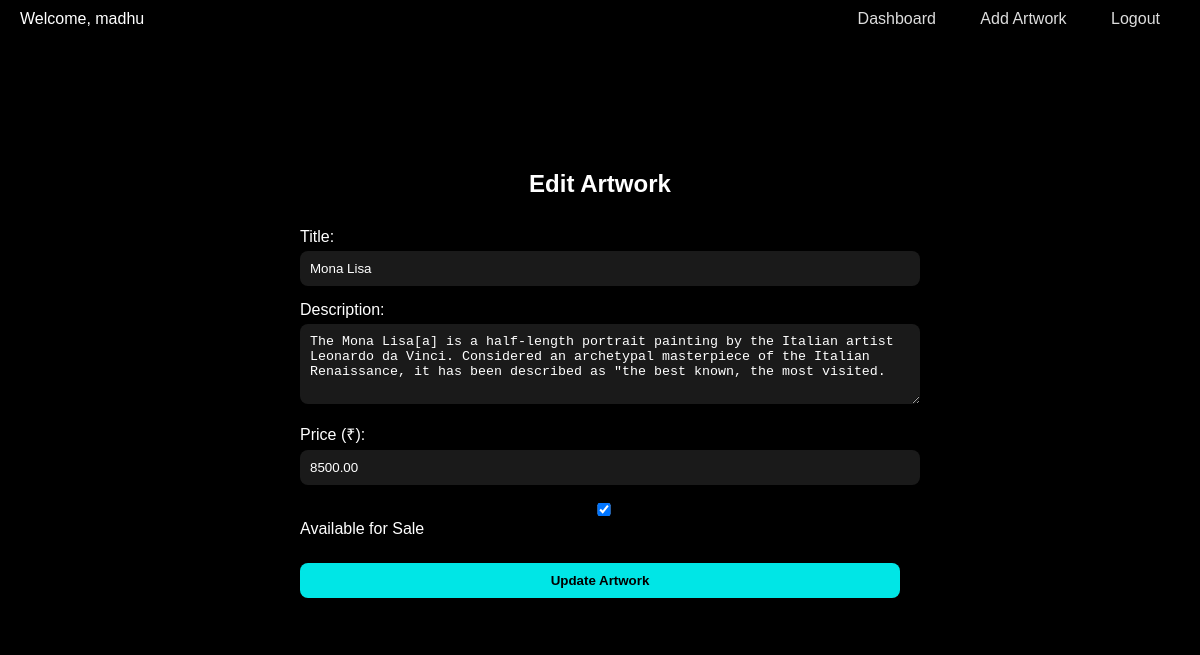
Screenshot of /art_gallery/artist/edit_artwork.php?id=13 (signed in) with the database file from the repository.
### tables this page shows
CREATE TABLE IF NOT EXISTS `artworks` (
  `id` int NOT NULL AUTO_INCREMENT,
  `artist_id` int DEFAULT NULL,
  `title` varchar(100) DEFAULT NULL,
  `description` text,
  `price` decimal(10,2) DEFAULT NULL,
  `image` varchar(255) DEFAULT NULL,
  `available` tinyint(1) DEFAULT '1',
  `type` varchar(100) DEFAULT NULL,
  PRIMARY KEY (`id`),
  KEY `artist_id` (`artist_id`)
);

### art_gallery/artist/edit_artwork.php (the view, shortened to what this page needs)
<?php
$conn = new mysqli("localhost", "root", "", "art_gallery");
$artist_id = $_SESSION['artist_id'];
$artwork_id = $_GET['id'] ?? null;
$stmt = $conn->prepare("SELECT * FROM artworks WHERE id = ? AND artist_id = ?");
$stmt->bind_param("ii", $artwork_id, $artist_id);
$stmt->execute();
$result = $stmt->get_result();
$artwork = $result->fetch_assoc();
?>
<!DOCTYPE html>
<html lang="en">
<head>
  <link rel="stylesheet" href="../css/style.css" />
</head>
<body>
<div class="navbar">
  <div class="nav-title">Welcome, <?= htmlspecialchars($_SESSION['artist_name'] ?? 'Artist') ?></div>
  <div class="nav-links">
    <a href="dashboard.php">Dashboard</a>
    <a href="add_artwork.php">Add Artwork</a>
    <a href="logout.php">Logout</a>
  </div>
</div>
<div class="container">
  <h2>Edit Artwork</h2>
  <form method="POST">
    <label>Title:</label>
    <input type="text" name="title" value="<?= htmlspecialchars($artwork['title']) ?>" required>
    <label>Description:</label>
    <textarea name="description" rows="4" required><?= htmlspecialchars($artwork['description']) ?></textarea>
    <label>Price (₹):</label>
    <input type="number" name="price" step="0.01" value="<?= $artwork['price'] ?>" required>
    <label>
      <input type="checkbox" name="available" <?= $artwork['available'] ? 'checked' : '' ?>> Available for Sale
    </label>
    <input type="submit" value="Update Artwork">
  </form>
</div>
</body>
</html>

### art_gallery/css/style.css (style rules this page uses)
body { background: #000 url('../assets/a%20man%20on%20the%20moon%20looking%20at%20Earth.png') no-repeat center top; background-size: cover; background-attachment: scroll; margin: 0; font-family: Arial, sans-serif; color: white; }
.navbar { position: fixed; top: 0; left: 0; right: 0; background: rgba(0, 0, 0, 0.5); backdrop-filter: blur(10px); display: flex; justify-content: space-between; align-items: center; padding: 10px 20px; z-index: 1000; box-shadow: 0 4px 10px rgba(0, 0, 0, 0.2); }
.navbar a { text-decoration: none; color: #ddd; margin: 0 10px; padding: 6px 10px; border-radius: 6px; transition: background-color 0.3s ease, color 0.3s ease; }
.container { background-color: rgba(0, 0, 0, 0.6); max-width: 1000px; margin: 120px auto 40px; padding: 30px; border-radius: 20px; box-shadow: 0 0 25px rgba(0, 0, 0, 0.4); backdrop-filter: blur(12px); }
.container h2, .container h3 { text-align: center; margin-bottom: 30px; }

### art_gallery/artist/edit_artwork.php (style rules this page uses)
.container { background-color: rgba(0, 0, 0, 0.6); max-width: 600px; margin: 120px auto; padding: 30px; border-radius: 20px; backdrop-filter: blur(10px); box-shadow: 0 0 20px rgba(0,0,0,0.5); color: #fff; }
label { display: block; margin: 15px 0 5px; }
input, textarea { width: 100%; padding: 10px; background: rgba(255,255,255,0.1); border: none; border-radius: 8px; color: #fff; }
input[type="submit"] { background: #00e6e6; color: #000; font-weight: bold; margin-top: 20px; cursor: pointer; }

### rows the page displays
artworks: title "Mona Lisa", description "The Mona Lisa[a] is a half-length portrait painting by the Italian artist Leonardo da Vinci. Considered an archetypal masterpiece of the Italian Renaissance, it has been described as \"the best known, the most visited.", price "8500.00", available "☑"

### other values shown
$_SESSION['artist_name'] "madhu"
